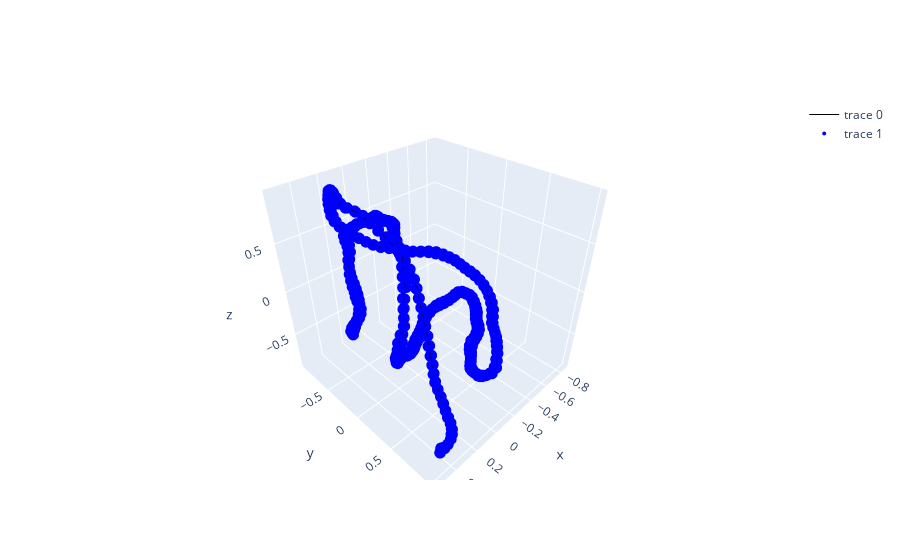

Here is the notebook cell this chart was saved with:
### Code cell
# =============================================================================
# Visualize Terrain Graph (Interactive)
# =============================================================================
# pos = nx.spring_layout(H, dim=3)
#   - Computes 3D positions for nodes in the subgraph H using a force-directed (spring) layout.
#   - 'dim=3' ensures positions have x, y, z coordinates.
#
# x_nodes = [pos[n][0] for n in H.nodes]
# y_nodes = [pos[n][1] for n in H.nodes]
# z_nodes = [pos[n][2] for n in H.nodes]
#   - Extracts the x, y, z coordinates of each node into separate lists for plotting.
#
# edge_x, edge_y, edge_z = [], [], []
# for u, v in H.edges():
#     edge_x += [pos[u][0], pos[v][0], None]
#     edge_y += [pos[u][1], pos[v][1], None]
#     edge_z += [pos[u][2], pos[v][2], None]
#   - Prepares lists of coordinates for edges.
#   - 'None' separates edges so Plotly draws them individually.
#
# edge_trace = go.Scatter3d(
#     x=edge_x, y=edge_y, z=edge_z,
#     line=dict(width=1, color='black'),
#     hoverinfo='none',
#     mode='lines'
# )
#   - Creates a 3D scatter trace for edges as black lines.
#
# node_trace = go.Scatter3d(
#     x=x_nodes, y=y_nodes, z=z_nodes,
#     mode='markers',
#     marker=dict(size=4, color='blue')
# )
#   - Creates a 3D scatter trace for nodes as blue markers.
#
# fig = go.Figure(data=[edge_trace, node_trace])
# fig.update_layout(scene=dict(aspectmode='cube'))
#   - Combines nodes and edges into a single Plotly figure.
#   - Sets aspect mode to 'cube' for equal scaling in x, y, z axes.
# =============================================================================

pos = nx.spring_layout(H, dim=3)

x_nodes = [pos[n][0] for n in H.nodes]
y_nodes = [pos[n][1] for n in H.nodes]
z_nodes = [pos[n][2] for n in H.nodes]

edge_x = []
edge_y = []
edge_z = []
for u, v in H.edges():
    edge_x += [pos[u][0], pos[v][0], None]
    edge_y += [pos[u][1], pos[v][1], None]
    edge_z += [pos[u][2], pos[v][2], None]

edge_trace = go.Scatter3d(
    x=edge_x, y=edge_y, z=edge_z,
    line=dict(width=1, color='black'),
    hoverinfo='none',
    mode='lines'
)

node_trace = go.Scatter3d(
    x=x_nodes, y=y_nodes, z=z_nodes,
    mode='markers',
    marker=dict(size=4, color='blue')
)

fig = go.Figure(data=[edge_trace, node_trace])
fig.update_layout(scene=dict(aspectmode='cube'))
fig.show()

### Figure 1 — Plotly figure (JSON) as saved in the notebook; plotly's stock layout.template omitted (floating-point values rounded to 4 significant figures; data arrays with more than 128 entries replaced by an {"elided": "..."} marker saying what was removed)
{"data": [{"hoverinfo": "none", "line": {"color": "black", "width": 1}, "mode": "lines", "type": "scatter3d", "x": {"elided": "4782 float values"}, "y": {"elided": "4782 float values"}, "z": {"elided": "4782 float values"}}, {"marker": {"color": "blue", "size": 4}, "mode": "markers", "type": "scatter3d", "x": {"elided": "500 float values"}, "y": {"elided": "500 float values"}, "z": {"elided": "500 float values"}}], "layout": {"scene": {"aspectmode": "cube"}}}
